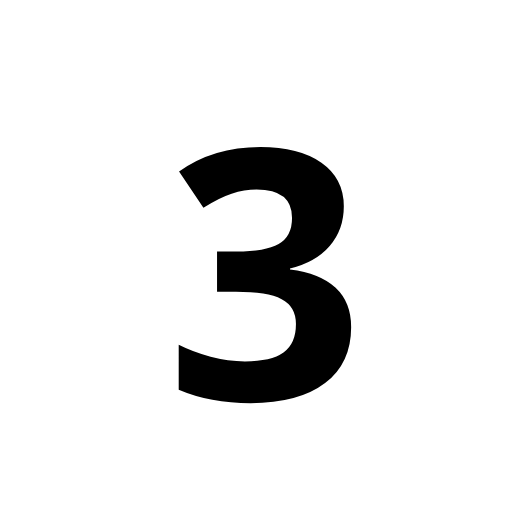
#> input picture mesure/images/3.png, 530 x 530 px
$ python image.py
#> lines starting #> are read from the running program, lines starting #| are printed output that depends on the picture
import random
import time
from PIL import Image, ImageTk
import tkinter as tk

images = ['images/droite.png', 'images/gauche.png']
root = tk.Tk()
root.title("Affichage d'images")
root.geometry(f"{int(root.winfo_screenwidth())}x{int(root.winfo_screenheight())}")

cross = Image.open('images/3.png')
#> cross is the input picture: PIL image 530x530 RGBA; mean R, G, B, A 233.7, 233.7, 233.7, 255
photo = ImageTk.PhotoImage(cross)
label = tk.Label(root, image=photo)
label.pack()
root.update()
time.sleep(1)
cross.close()
label.destroy()

cross = Image.open('images/2.png')
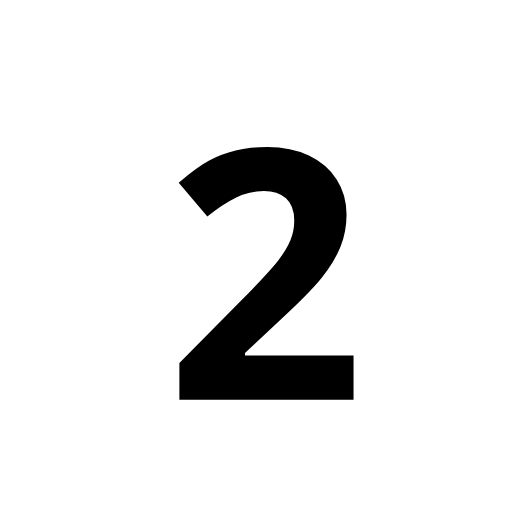
#> input picture mesure/images/2.png, 530 x 530 px
#> cross is the input picture: PIL image 530x530 RGBA; mean R, G, B, A 234, 234, 234, 255
photo = ImageTk.PhotoImage(cross)
label = tk.Label(root, image=photo)
label.pack()
root.update()
time.sleep(1)
cross.close()
label.destroy()

cross = Image.open('images/1.png')
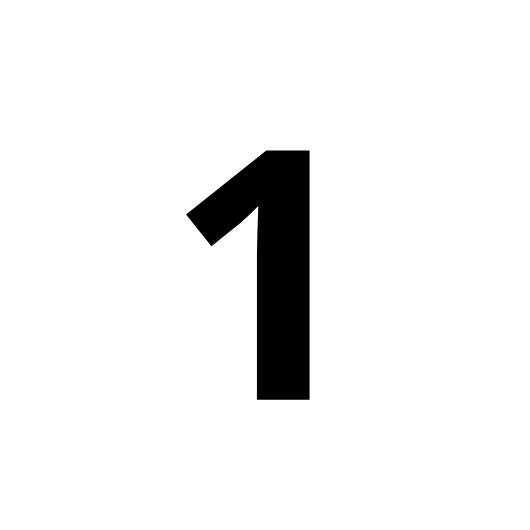
#> input picture mesure/images/1.png, 530 x 530 px
#> cross is the input picture: PIL image 530x530 RGBA; mean R, G, B, A 240.4, 240.4, 240.4, 255
photo = ImageTk.PhotoImage(cross)
label = tk.Label(root, image=photo)
label.pack()
root.update()
time.sleep(1)
cross.close()
label.destroy()

def show_image(image_path):

#> called with image_path = 'images/droite.png'
    cross = Image.open('images/cross.png')
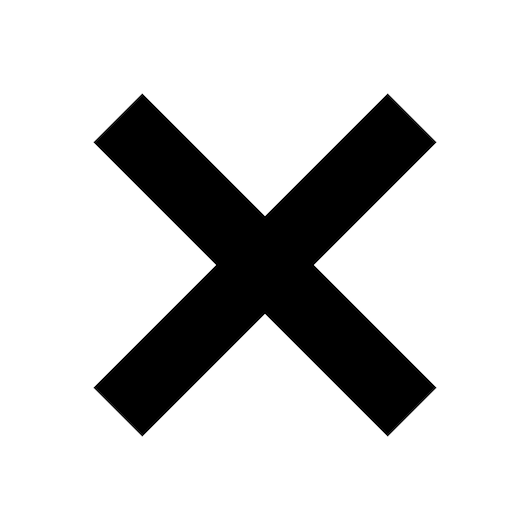
#> input picture mesure/images/cross.png, 530 x 520 px
#> cross is the input picture: PIL image 530x520 RGBA; mean R, G, B, A 206.4, 206.4, 206.4, 255
    photo = ImageTk.PhotoImage(cross)
    label = tk.Label(root, image=photo)
    label.pack()
    root.update()
    time.sleep(7)
    cross.close()
    label.destroy()

    image = Image.open(image_path)
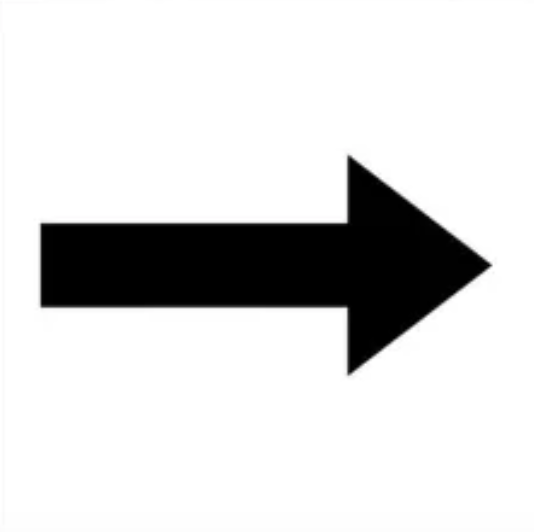
#> input picture mesure/images/droite.png, 534 x 532 px
#> image is the input picture: PIL image 534x532 RGBA; mean R, G, B, A 217.4, 217.4, 217.4, 255
    photo = ImageTk.PhotoImage(image)
    label = tk.Label(root, image=photo)
    label.pack()
    root.update()
    time.sleep(7)
    image.close()
    label.destroy()

# Boucle pour afficher une image (droite ou gauche) toutes les 7 secondes pendant 2 minutes 30
l = []
for i in range(13):
    image = 'images/droite.png'
    #image = 'images/gauche.png'
    # Appel de la fonction pour afficher l'image
    show_image(image)
    l.append(image)
# Fermeture de la fenêtre Tkinter
root.destroy()
print(l)
